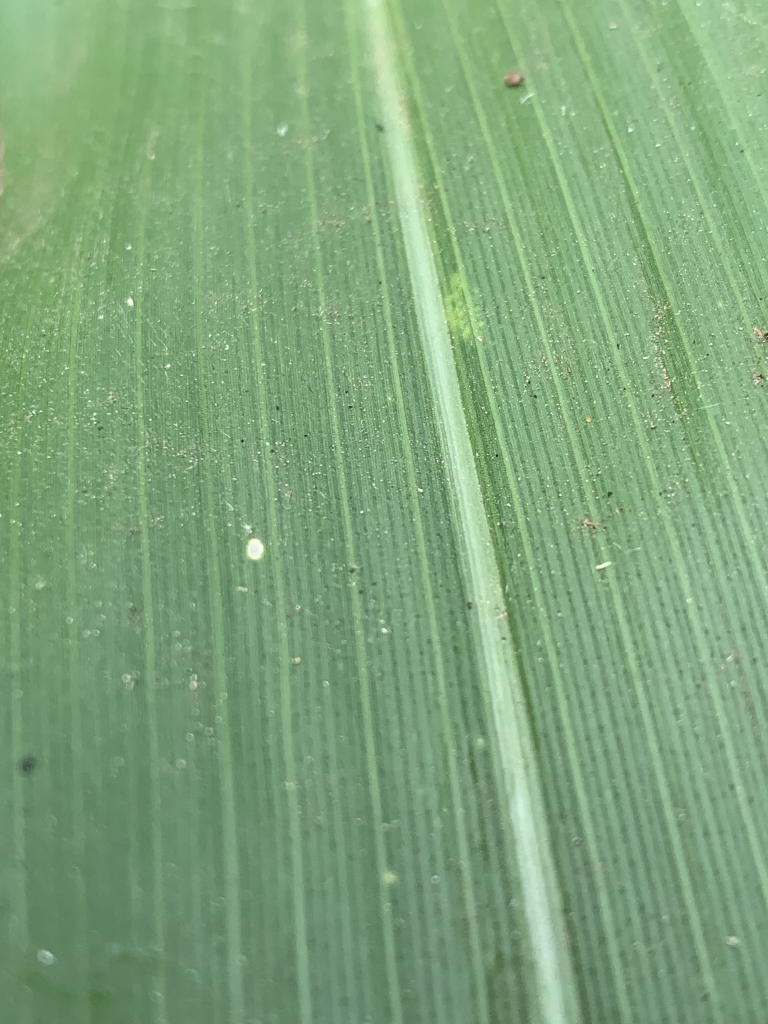
#> input picture mobileapp/assets/images/healthy.JPEG, 1536 x 2048 px, given as the content of the folder Users/kabisa_03/Documents/capstone/IkigoriSmart/raw_data/MLN, which was not available (shown at 1/2 size)
$ python mln_severity_labeler.py
#> lines starting #> are read from the running program, lines starting #| are printed output that depends on the picture; after the words box and inside, x2 and y2 are one past the last pixel; in counts of white or black regions, pixels touching at a corner belong together; pictures that were not available may be replaced by others from this repository, and a replacement may not be noted
"""
MLN Severity Labeling Pipeline - Phase 1 (Updated)
Automated weak supervision for Maize Lethal Necrosis severity classification.

Based on plant pathology literature (Prasanna et al., 2021) and validation analysis.
Updated with improved HSV ranges, adjusted thresholds, and preprocessing.

Technologies: Python, OpenCV, NumPy, HSV color segmentation, CLAHE
"""

import cv2
import numpy as np
import os
import json
import shutil
from pathlib import Path
from typing import Dict, Tuple


class MLNSeverityLabeler:
    """
    HSV-based color segmentation for MLN severity classification.

    Updated HSV ranges based on validation:
    - Green: H: 35-85, S: 50-255, V: 40-255 (reduced background interference)
    - Yellow: H: 18-38, S: 40-255, V: 100-255 (expanded for chlorotic variations)
    - Brown: H: 8-25, S: 30-220, V: 15-180 (expanded for necrotic tissue)

    Adjusted severity thresholds for better class balance:
    - Early: <12% affected AND necrosis <25%
    - Moderate: 12-35% affected OR necrosis 25-35%
    - Severe: >35% affected OR necrosis >35%
    """

    def __init__(self, use_clahe: bool = True):
        # Updated HSV ranges based on validation
        self.green_lower = np.array([35, 50, 40])
        self.green_upper = np.array([85, 255, 255])

        self.yellow_lower = np.array([18, 40, 100])
        self.yellow_upper = np.array([38, 255, 255])

        self.brown_lower = np.array([8, 30, 15])
        self.brown_upper = np.array([25, 220, 180])

        # Adjusted severity classification thresholds
        self.early_affected_max = 0.12
        self.early_necrosis_max = 0.25

        self.moderate_affected_min = 0.12
        self.moderate_affected_max = 0.35
        self.moderate_necrosis_min = 0.25
        self.moderate_necrosis_max = 0.35

        self.severe_affected_min = 0.35
        self.severe_necrosis_min = 0.35

        # Preprocessing options
        self.use_clahe = use_clahe
        if use_clahe:
            self.clahe = cv2.createCLAHE(clipLimit=2.0, tileGridSize=(8, 8))

    def preprocess_image(self, img: np.ndarray) -> np.ndarray:
        """
        Apply preprocessing to normalize lighting and enhance contrast.

        Args:
            img: BGR image

        Returns:
            Preprocessed BGR image
        """
        if not self.use_clahe:
            return img

        # Convert to LAB color space
        lab = cv2.cvtColor(img, cv2.COLOR_BGR2LAB)
        l, a, b = cv2.split(lab)

        # Apply CLAHE to L channel
        l_clahe = self.clahe.apply(l)

        # Merge channels and convert back to BGR
        lab_clahe = cv2.merge([l_clahe, a, b])
        img_clahe = cv2.cvtColor(lab_clahe, cv2.COLOR_LAB2BGR)

        return img_clahe

    def apply_morphology(self, mask: np.ndarray) -> np.ndarray:
        """
        Apply morphological operations to clean up mask noise.

        Args:
            mask: Binary mask

        Returns:
            Cleaned binary mask
        """
        kernel = cv2.getStructuringElement(cv2.MORPH_ELLIPSE, (3, 3))

        # Remove noise
        mask = cv2.morphologyEx(mask, cv2.MORPH_OPEN, kernel, iterations=1)

        # Fill small holes
        mask = cv2.morphologyEx(mask, cv2.MORPH_CLOSE, kernel, iterations=1)

        return mask

    def segment_leaf_tissue(self, image_path: str) -> Dict[str, float]:
        """
        Segment leaf tissue into green, yellow, and brown regions.

        Returns:
            Dictionary with pixel counts and computed metrics
        """
        img = cv2.imread(image_path)
        if img is None:
            raise ValueError(f"Cannot read image: {image_path}")

        # Preprocess image
        img_processed = self.preprocess_image(img)

        # Convert to HSV
        hsv = cv2.cvtColor(img_processed, cv2.COLOR_BGR2HSV)

        # Create masks for each tissue type
        green_mask = cv2.inRange(hsv, self.green_lower, self.green_upper)
        yellow_mask = cv2.inRange(hsv, self.yellow_lower, self.yellow_upper)
        brown_mask = cv2.inRange(hsv, self.brown_lower, self.brown_upper)

        # Apply morphological operations
        green_mask = self.apply_morphology(green_mask)
        yellow_mask = self.apply_morphology(yellow_mask)
        brown_mask = self.apply_morphology(brown_mask)

        # Count pixels
        green_pixels = np.count_nonzero(green_mask)
        yellow_pixels = np.count_nonzero(yellow_mask)
        brown_pixels = np.count_nonzero(brown_mask)

        total_leaf_pixels = green_pixels + yellow_pixels + brown_pixels

        if total_leaf_pixels == 0:
            return {
                'green_pixels': 0,
                'yellow_pixels': 0,
                'brown_pixels': 0,
                'total_leaf_pixels': 0,
                'affected_percentage': 0.0,
                'necrosis_ratio': 0.0
            }

        affected_pixels = yellow_pixels + brown_pixels
        affected_percentage = affected_pixels / total_leaf_pixels

        # Necrosis ratio: proportion of necrotic tissue among affected tissue
        necrosis_ratio = brown_pixels / affected_pixels if affected_pixels > 0 else 0.0

        return {
            'green_pixels': int(green_pixels),
            'yellow_pixels': int(yellow_pixels),
            'brown_pixels': int(brown_pixels),
            'total_leaf_pixels': int(total_leaf_pixels),
            'affected_percentage': float(affected_percentage),
            'necrosis_ratio': float(necrosis_ratio)
        }

    def classify_severity(self, metrics: Dict[str, float]) -> str:
        """
        Classify MLN severity based on affected area and necrosis ratio.

        Updated thresholds based on validation analysis:
        - Early: <12% affected AND <25% necrosis
        - Moderate: 12-35% affected OR 25-35% necrosis
        - Severe: >35% affected OR >35% necrosis
        """
        affected_pct = metrics['affected_percentage']
        necrosis_ratio = metrics['necrosis_ratio']

        # Severe: high affected area OR high necrosis
        if affected_pct > self.severe_affected_min or necrosis_ratio > self.severe_necrosis_min:
            return 'Severe'

        # Moderate: intermediate affected area OR moderate necrosis
        if (affected_pct >= self.moderate_affected_min or
            necrosis_ratio >= self.moderate_necrosis_min):
            return 'Moderate'

        # Early: low affected area AND low necrosis
        return 'Early'

    def process_image(self, image_path: str) -> Dict:
        """Process single image and return severity label with metrics."""
        metrics = self.segment_leaf_tissue(image_path)
        severity = self.classify_severity(metrics)

        return {
            'image_path': image_path,
            'severity': severity,
            'metrics': metrics
        }

    def process_directory(self, input_dir: str, output_json: str, organize_folders: bool = False, output_dir: str = None):
        """
        Process all images in directory and save results.

        Args:
            input_dir: Path to MLN images directory
            output_json: Path to save labeling results
            organize_folders: If True, copy images to severity folders
            output_dir: Base directory for organized folders
        """
        input_path = Path(input_dir)
        results = []

        # Create severity folders if organizing
        if organize_folders:
            if output_dir is None:
                output_dir = Path(input_dir).parent / 'mln_labels_v2'
            else:
                output_dir = Path(output_dir)

            for severity in ['Early', 'Moderate', 'Severe']:
                (output_dir / severity).mkdir(parents=True, exist_ok=True)
            print(f"Created severity folders in {output_dir}")

        image_extensions = {'.jpg', '.jpeg', '.png', '.JPEG', '.JPG', '.PNG'}
        image_files = [f for f in input_path.iterdir()
                      if f.suffix in image_extensions]

        print(f"Processing {len(image_files)} images from {input_dir}")
        print(f"Using CLAHE preprocessing: {self.use_clahe}")

        for idx, img_file in enumerate(image_files, 1):
            try:
                result = self.process_image(str(img_file))
                results.append(result)

                # Copy to severity folder if organizing
                if organize_folders:
                    severity = result['severity']
                    dest_path = output_dir / severity / img_file.name
                    shutil.copy2(img_file, dest_path)

                if idx % 100 == 0:
                    print(f"Processed {idx}/{len(image_files)} images")

            except Exception as e:
                print(f"Error processing {img_file.name}: {e}")

        # Save results
        with open(output_json, 'w') as f:
            json.dump(results, f, indent=2)

        # Print summary statistics
        severity_counts = {}
        for result in results:
            severity = result['severity']
            severity_counts[severity] = severity_counts.get(severity, 0) + 1

        print(f"\nLabeling complete. Results saved to {output_json}")
        if organize_folders:
            print(f"Images organized in {output_dir}")
        print("\nSeverity distribution:")
        for severity, count in sorted(severity_counts.items()):
            percentage = (count / len(results)) * 100
            print(f"  {severity}: {count} ({percentage:.1f}%)")


def main():
    """
    Main execution: Label MLN images with severity levels.

    Updated version with improved HSV ranges and thresholds based on validation.
    """
    labeler = MLNSeverityLabeler(use_clahe=True)

    # Paths
    mln_dir = '/Users/kabisa_03/Documents/capstone/IkigoriSmart/raw_data/MLN'
    output_json = '/Users/kabisa_03/Documents/capstone/IkigoriSmart/scripts/Phase1_labeling/mln_severity_labels_v2.json'
    output_folders = '/Users/kabisa_03/Documents/capstone/IkigoriSmart/mln_labels_v2'

    # Process all MLN images with updated parameters
    labeler.process_directory(mln_dir, output_json, organize_folders=True, output_dir=output_folders)
#> in segment_leaf_tissue, img is the input picture: shape (2048, 1536, 3); mean B, G, R 123.7, 165.2, 127.6
#> in preprocess_image, `lab = cv2.cvtColor(img, cv2.COLOR_BGR2LAB)`: lab: shape (2048, 1536, 3); mean of channels 0, 1, 2 163.5, 106.9, 145.4
#> in preprocess_image, `l, a, b = cv2.split(lab)`:
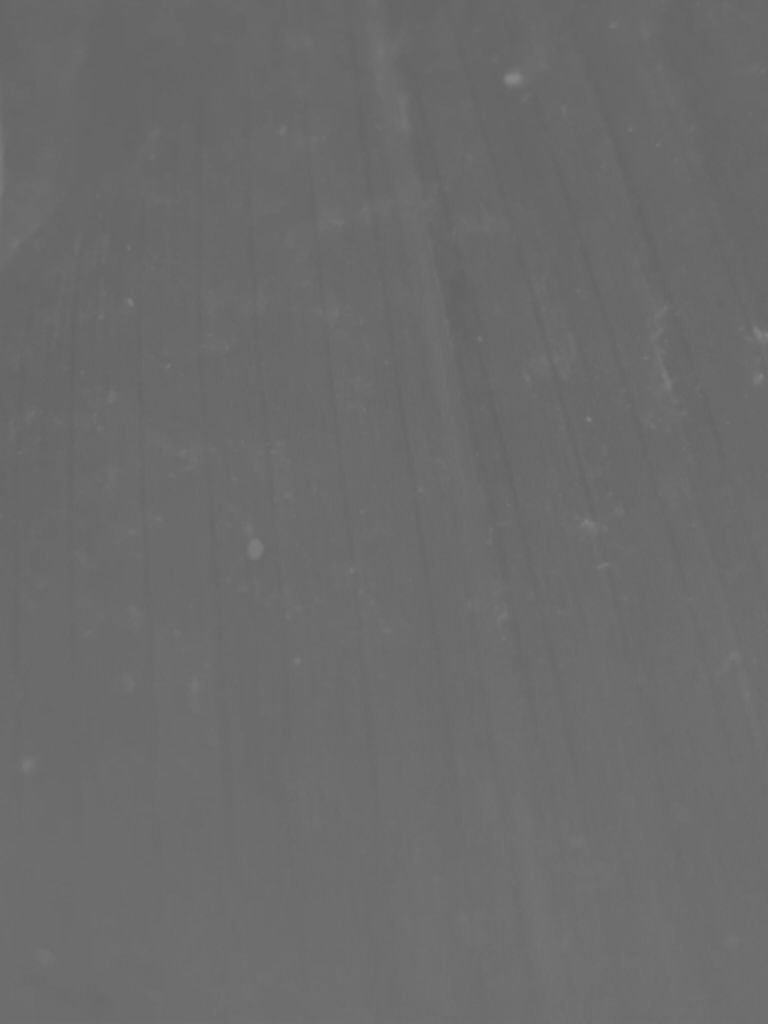
#> a: shape (2048, 1536) (shown at 1/2 size); min 97, max 135, mean 106.9
#> in preprocess_image, `l_clahe = self.clahe.apply(l)`:
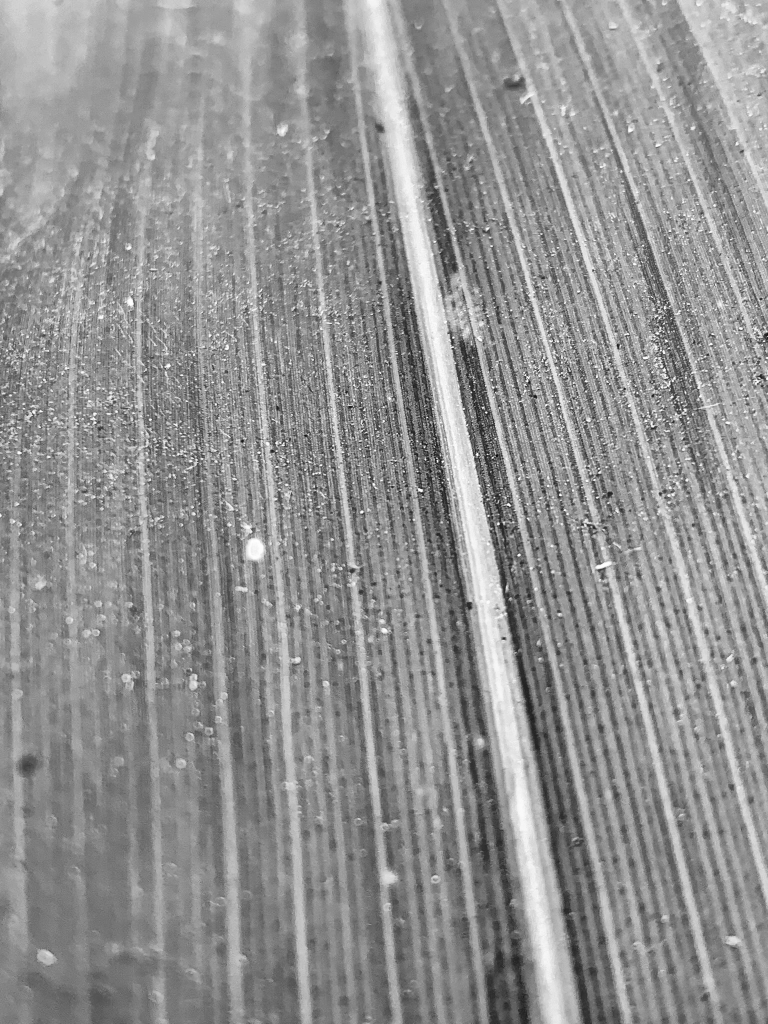
#> l_clahe: shape (2048, 1536) (shown at 1/2 size); min 3, max 254, mean 145.3
#> in preprocess_image, `lab_clahe = cv2.merge([l_clahe, a, b])`: lab_clahe: shape (2048, 1536, 3); mean of channels 0, 1, 2 145.3, 106.9, 145.4
#> in segment_leaf_tissue, `hsv = cv2.cvtColor(img_processed, cv2.COLOR_BGR2HSV)`: hsv: shape (2048, 1536, 3); mean H, S, V 58.2, 75.8, 146.9
#> in segment_leaf_tissue, `green_mask = cv2.inRange(hsv, self.green_lower, self.green_upper)`:
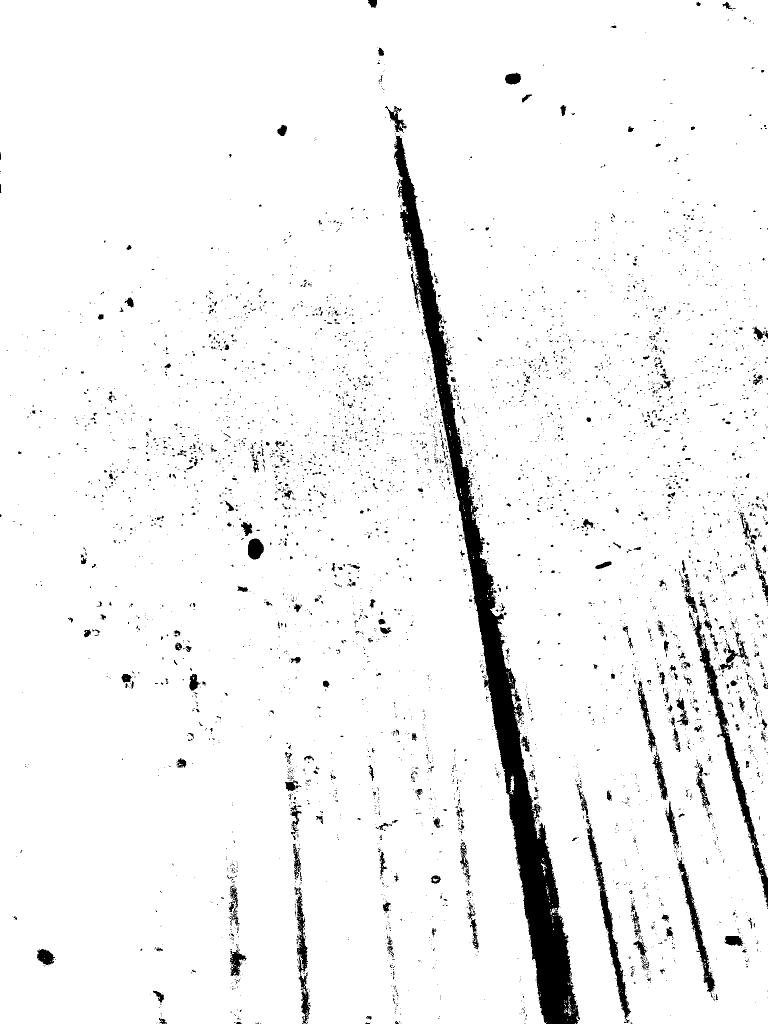
#> green_mask: shape (2048, 1536) (shown at 1/2 size); 95.3% white; 4982 black regions (4561 under 20 px), largest, box (x1, y1, x2, y2) and area: (788, 271, 1160, 2048) 73908, (1387, 1230, 1536, 1814) 7540, (1172, 1638, 1262, 2046) 4751
#> in segment_leaf_tissue, `yellow_mask = cv2.inRange(hsv, self.yellow_lower, self.yellow_upper)`:
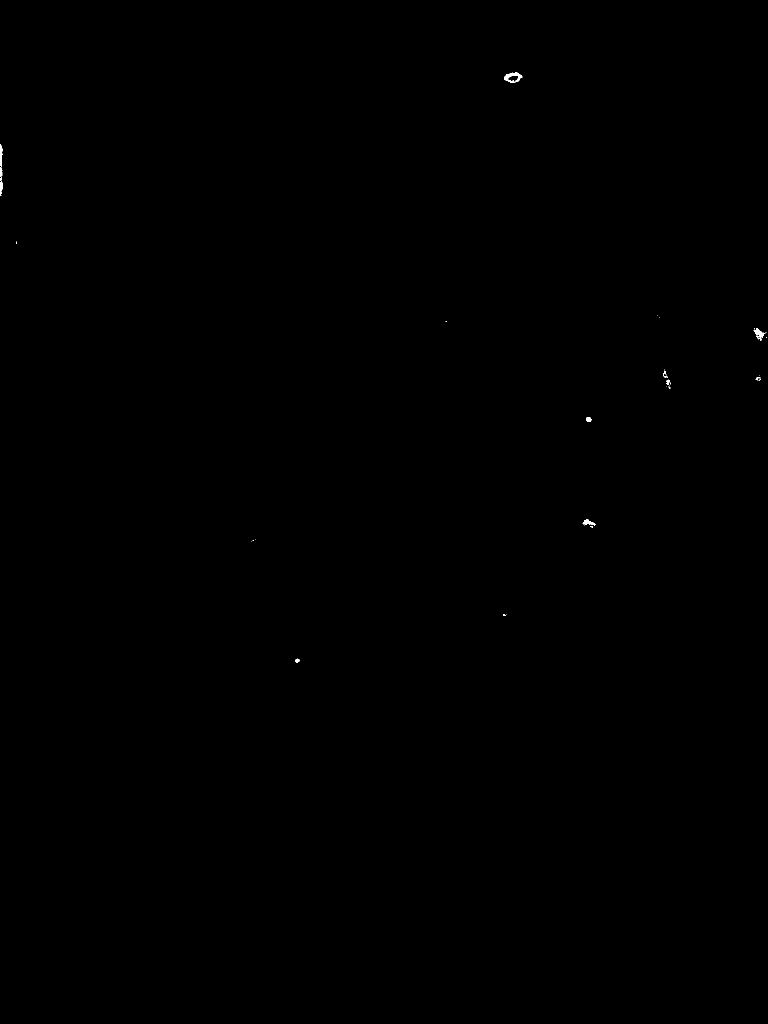
#> yellow_mask: shape (2048, 1536) (shown at 1/2 size); 0.04% white; 41 white regions (31 under 20 px), largest, box (x1, y1, x2, y2) and area: (1009, 145, 1045, 165) 350, (1507, 656, 1533, 682) 228, (0, 288, 5, 362) 221
#> in segment_leaf_tissue, `brown_mask = cv2.inRange(hsv, self.brown_lower, self.brown_upper)`: brown_mask: shape (2048, 1536); 0.01% white; 10 white regions (9 under 20 px), largest, box (x1, y1, x2, y2) and area: (1012, 149, 1040, 167) 305
#> in apply_morphology, `mask = cv2.morphologyEx(mask, cv2.MORPH_OPEN, kernel, iterations=1)`: mask: shape (2048, 1536); 95% white; 4305 black regions (3860 under 20 px), largest, box (x1, y1, x2, y2) and area: (788, 269, 1160, 2048) 75914, (1378, 1222, 1536, 1818) 8111, (1153, 1566, 1262, 2046) 5549
#> in apply_morphology, `mask = cv2.morphologyEx(mask, cv2.MORPH_CLOSE, kernel, iterations=1)`:
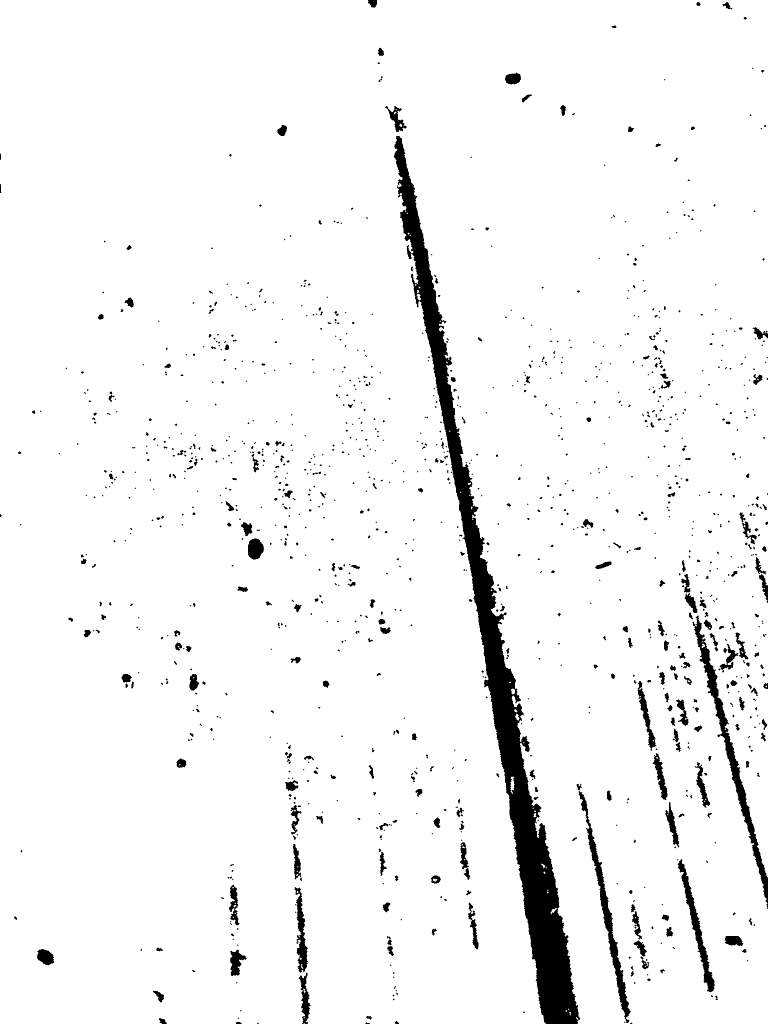
#> mask: shape (2048, 1536) (shown at 1/2 size); 95.5% white; 1195 black regions (840 under 20 px), largest, box (x1, y1, x2, y2) and area: (788, 272, 1160, 2048) 75499, (1385, 1231, 1536, 1818) 7943, (1157, 1582, 1262, 2046) 5392
#> in apply_morphology (call 2), `mask = cv2.morphologyEx(mask, cv2.MORPH_OPEN, kernel, iterations=1)`: mask: shape (2048, 1536); 0.04% white; 16 white regions (7 under 20 px), largest, box (x1, y1, x2, y2) and area: (1009, 145, 1045, 165) 330, (1507, 659, 1528, 681) 176, (1166, 1039, 1191, 1051) 153
#> in apply_morphology (call 2), `mask = cv2.morphologyEx(mask, cv2.MORPH_CLOSE, kernel, iterations=1)`: mask: shape (2048, 1536); 0.04% white; 15 white regions (6 under 20 px), largest, box (x1, y1, x2, y2) and area: (1009, 145, 1045, 165) 334, (1507, 659, 1528, 681) 200, (1166, 1039, 1191, 1051) 155
#> in apply_morphology (call 3), `mask = cv2.morphologyEx(mask, cv2.MORPH_OPEN, kernel, iterations=1)`: mask: shape (2048, 1536); 0.01% white; 5 white regions (4 under 20 px), largest, box (x1, y1, x2, y2) and area: (1012, 149, 1036, 167) 281
#> in apply_morphology (call 3), `mask = cv2.morphologyEx(mask, cv2.MORPH_CLOSE, kernel, iterations=1)`: mask: shape (2048, 1536); 0.01% white; 5 white regions (4 under 20 px), largest, box (x1, y1, x2, y2) and area: (1012, 149, 1036, 167) 285
#> in segment_leaf_tissue, `green_pixels = np.count_nonzero(green_mask)`: green_pixels = 3005030
#> in segment_leaf_tissue, `yellow_pixels = np.count_nonzero(yellow_mask)`: yellow_pixels = 1151
#> in segment_leaf_tissue, `brown_pixels = np.count_nonzero(brown_mask)`: brown_pixels = 310
#> in segment_leaf_tissue, `total_leaf_pixels = green_pixels + yellow_pixels + brown_pixels`: total_leaf_pixels = 3006491
#> in segment_leaf_tissue, `affected_pixels = yellow_pixels + brown_pixels`: affected_pixels = 1461
#> in segment_leaf_tissue, `affected_percentage = affected_pixels / total_leaf_pixels`: affected_percentage = 0.000486
#> in segment_leaf_tissue, `necrosis_ratio = brown_pixels / affected_pixels if affected_pixels > 0..`: necrosis_ratio = 0.212
#> in process_image, `metrics = self.segment_leaf_tissue(image_path)`: metrics = {'green_pixels': 3005030, 'yellow_pixels': 1151, 'brown_pixels': 310, 'total_leaf_pixels': 3006491, 'affected_percentage': 0.000486, 'necrosis_ratio': 0.212}
#> in classify_severity, `affected_pct = metrics['affected_percentage']`: affected_pct = 0.000486
#> in classify_severity, `necrosis_ratio = metrics['necrosis_ratio']`: necrosis_ratio = 0.212
#> in process_image, `severity = self.classify_severity(metrics)`: severity = 'Early'
#> in process_directory, `result = self.process_image(str(img_file))`: result = 3 items
#> in process_directory, `severity = result['severity']`: severity = 'Early'
#> the loop in process_directory, `for result in results:` made 1 pass
#> severity on pass 1: 'Early'
#> after the loop in process_directory, `for result in results:`: severity_counts = {'Early': 1}
#> the loop in process_directory, `for severity, count in sorted(severity_counts.items()):` made 1 pass
#> (severity, count, percentage) on pass 1: ('Early', 1, 100)
#|   Early: 1 (100.0%)


if __name__ == '__main__':
    main()
